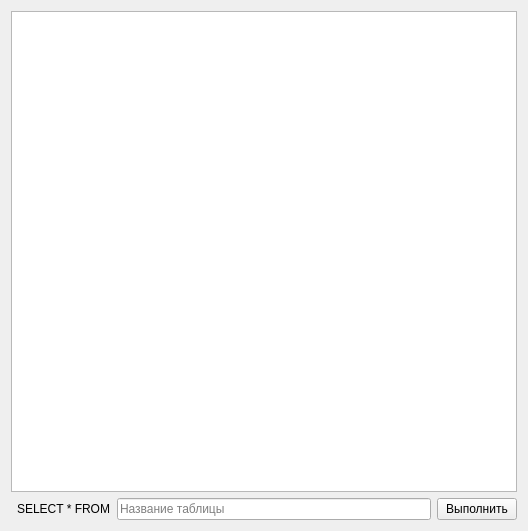
<?xml version="1.0" encoding="UTF-8"?>
<ui version="4.0">
 <class>Database</class>
 <widget class="QWidget" name="Database">
  <property name="geometry">
   <rect>
    <x>0</x>
    <y>0</y>
    <width>528</width>
    <height>531</height>
   </rect>
  </property>
  <property name="windowTitle">
   <string>Form</string>
  </property>
  <layout class="QGridLayout" name="gridLayout">
   <item row="0" column="0" colspan="4">
    <widget class="QTableView" name="tableView"/>
   </item>
   <item row="1" column="1">
    <widget class="QLabel" name="label">
     <property name="text">
      <string>SELECT * FROM</string>
     </property>
    </widget>
   </item>
   <item row="1" column="2">
    <widget class="QLineEdit" name="sqlQuery2">
     <property name="placeholderText">
      <string>Название таблицы</string>
     </property>
    </widget>
   </item>
   <item row="1" column="3">
    <widget class="QPushButton" name="pushButton">
     <property name="text">
      <string>Выполнить</string>
     </property>
    </widget>
   </item>
  </layout>
 </widget>
 <resources/>
 <connections/>
</ui>
